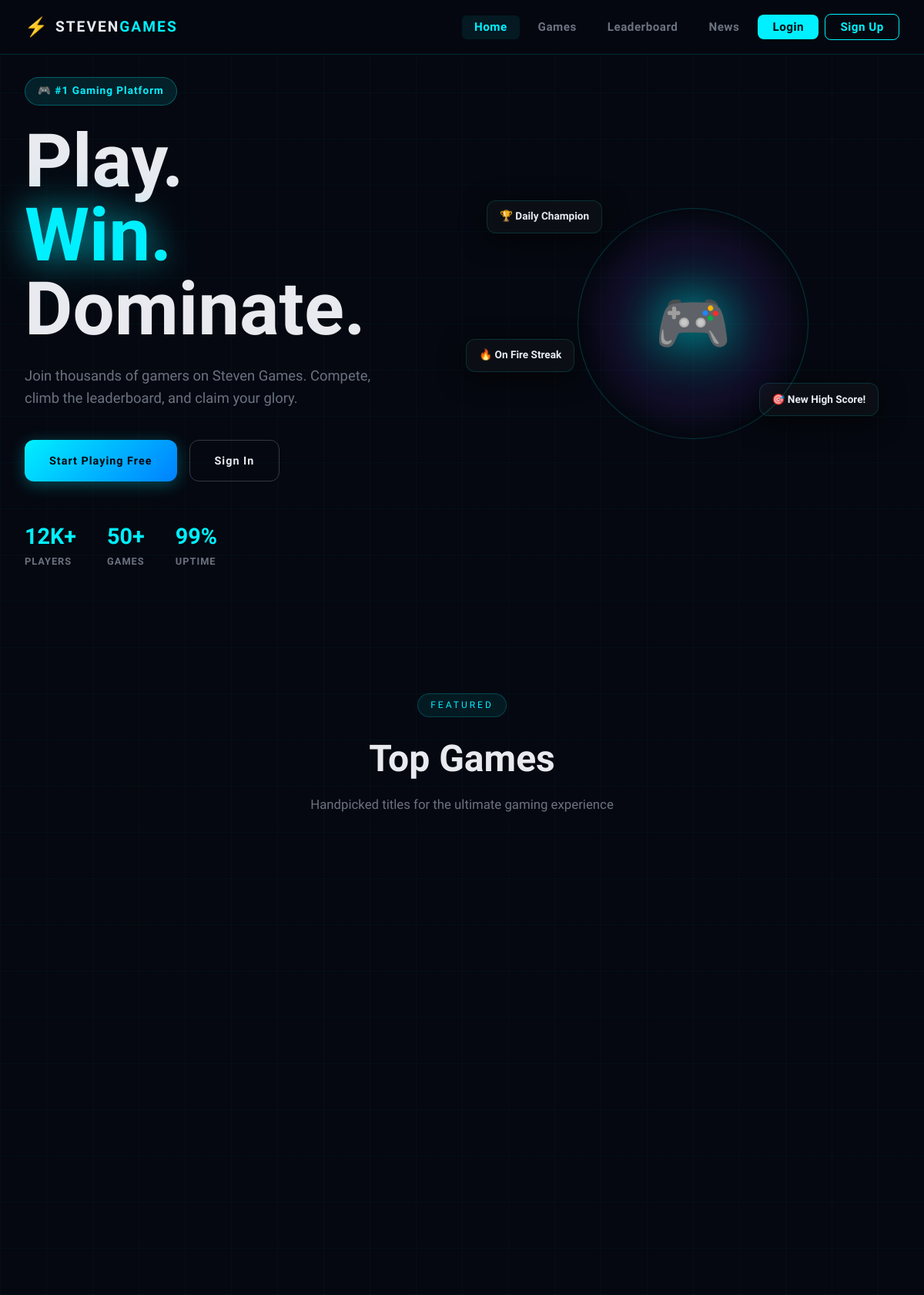
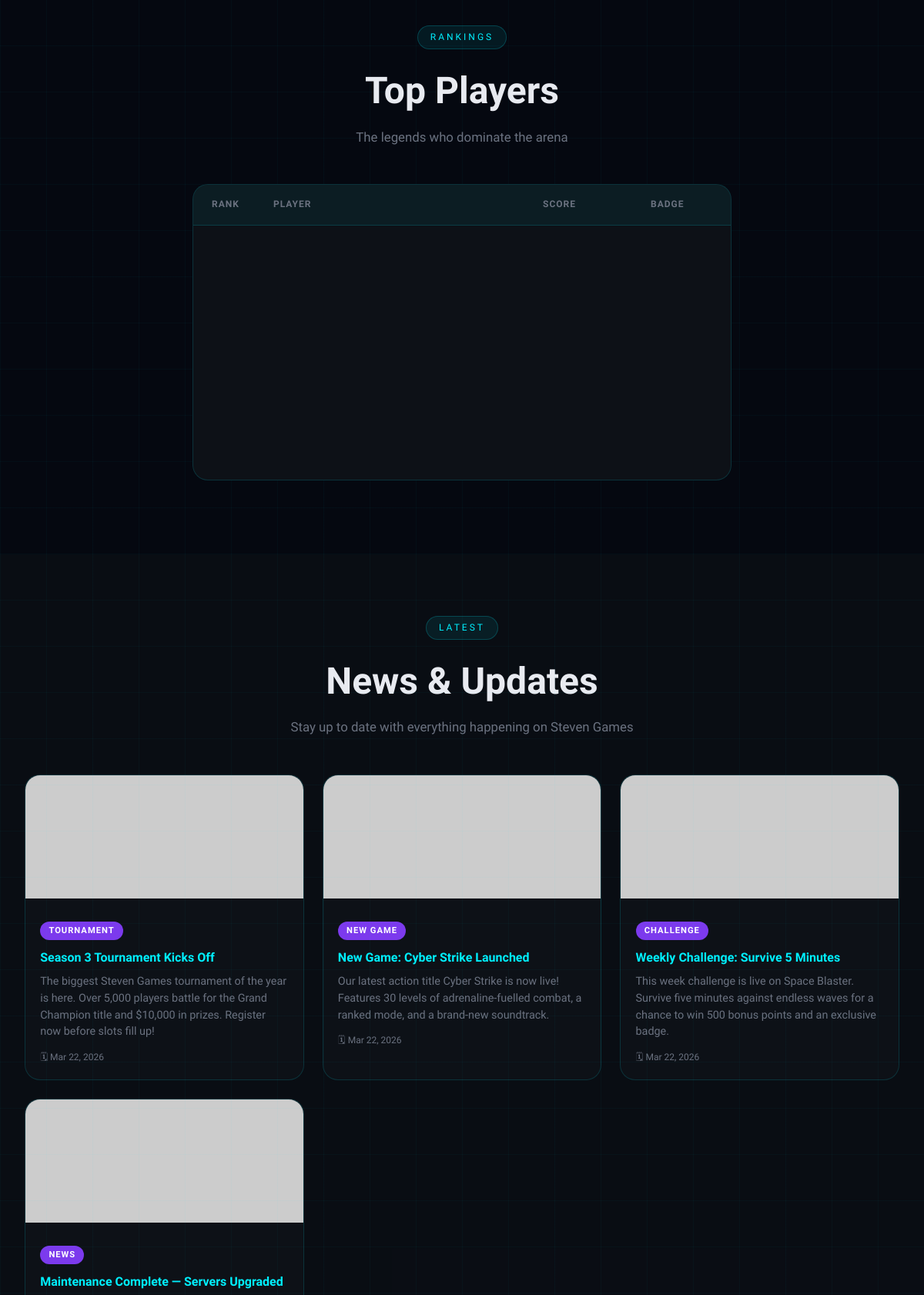
The page / (upper part) on the database its author committed (2 pictures, top to bottom).
### tables this page shows
CREATE TABLE `tbl_content` (
  `id`          int(11)      NOT NULL AUTO_INCREMENT,
  `title`       varchar(150) NOT NULL,
  `description` text         NOT NULL,
  `image_url`   varchar(300) NOT NULL DEFAULT 'https://placehold.co/400x220/0d1117/00f0ff?text=StevenGames',
  `category`    varchar(60)  NOT NULL DEFAULT 'News',
  `status`      enum('published','draft') NOT NULL DEFAULT 'published',
  `created_at`  datetime     NOT NULL DEFAULT current_timestamp(),
  PRIMARY KEY (`id`)
);

### index.php (the view, shortened to what this page needs)
<?php
$logged_in = isset($_SESSION['user_id']);
$db        = getDB();
$content_result = $db->query("SELECT * FROM tbl_content WHERE status = 'published' ORDER BY created_at DESC");
?>
<!DOCTYPE html>
<html lang="en">
<head>
  <link rel="stylesheet" href="css/style.css">
</head>
<body>
<div class="bg-grid"></div>
<div class="particles" id="particles"></div>
<nav class="navbar">
  <div class="nav-inner">
    <a href="index.php" class="logo">
      <span class="logo-icon">⚡</span>
      <span class="logo-text">STEVEN<span class="logo-accent">GAMES</span></span>
    </a>
    <ul class="nav-links">
      <li><a href="index.php" class="active">Home</a></li>
      <li><a href="#games">Games</a></li>
      <li><a href="#leaderboard">Leaderboard</a></li>
      <li><a href="#news">News</a></li>
      <?php if ($logged_in): ?>
        <li><a href="dashboard.php">Dashboard</a></li>
        <li><a href="logout.php" class="btn-nav">Logout</a></li>
      <?php else: ?>
        <li><a href="login.php" class="btn-nav">Login</a></li>
        <li><a href="register.php" class="btn-nav btn-nav-outline">Sign Up</a></li>
      <?php endif; ?>
    </ul>
  </div>
</nav>
<section class="hero">
  <div class="hero-content">
    <div class="hero-badge">🎮 #1 Gaming Platform</div>
    <h1 class="hero-title">Play.<br><span class="glow-text">Win.</span><br>Dominate.</h1>
    <p class="hero-sub">Join thousands of gamers on Steven Games. Compete, climb the leaderboard, and claim your glory.</p>
    <div class="hero-btns">
      <?php if (!$logged_in): ?>
        <a href="register.php" class="btn-primary">Start Playing Free</a>
        <a href="login.php"    class="btn-ghost">Sign In</a>
      <?php else: ?>
        <a href="dashboard.php" class="btn-primary">Go to Dashboard</a>
        <a href="#games"        class="btn-ghost">Browse Games</a>
      <?php endif; ?>
    </div>
    <div class="hero-stats">
      <div class="stat"><span class="stat-num">12K+</span><span class="stat-label">Players</span></div>
      <div class="stat"><span class="stat-num">50+</span> <span class="stat-label">Games</span></div>
      <div class="stat"><span class="stat-num">99%</span> <span class="stat-label">Uptime</span></div>
    </div>
  </div>
  <div class="hero-visual">
    <div class="floating-card card1">🏆 Daily Champion</div>
    <div class="floating-card card2">🎯 New High Score!</div>
    <div class="floating-card card3">🔥 On Fire Streak</div>
    <div class="hero-orb"></div>
  </div>
</section>
<section class="games-section" id="games">
  <div class="section-header">
    <span class="section-tag">FEATURED</span>
    <h2>Top Games</h2>
    <p>Handpicked titles for the ultimate gaming experience</p>
  </div>
  <div class="games-grid">
  </div>
</section>
<section class="leaderboard-section" id="leaderboard">
  <div class="section-header">
    <span class="section-tag">RANKINGS</span>
    <h2>Top Players</h2>
    <p>The legends who dominate the arena</p>
  </div>
  <div class="leaderboard-table">
    <div class="lb-header">
      <span>Rank</span><span>Player</span><span>Score</span><span>Badge</span>
    </div>
  </div>
</section>
<section id="news" style="background:rgba(13,17,23,.6);padding:5rem 0">
  <div class="content-section" style="padding:0 2rem">
    <div class="section-header">
      <span class="section-tag">LATEST</span>
      <h2>News &amp; Updates</h2>
      <p>Stay up to date with everything happening on Steven Games</p>
    </div>
    <?php if ($content_result && $content_result->num_rows > 0): ?>
      <div class="content-grid">
        <?php while ($item = $content_result->fetch_assoc()): ?>
        <div class="content-card">
          <img src="<?= htmlspecialchars($item['image_url']) ?>"
               alt="<?= htmlspecialchars($item['title']) ?>"
               onerror="this.src='https://placehold.co/400x160/0d1117/00f0ff?text=No+Image'">
          <div class="content-card-body">
            <span class="content-cat"><?= htmlspecialchars($item['category']) ?></span>
            <h3><?= htmlspecialchars($item['title']) ?></h3>
            <p><?= htmlspecialchars($item['description']) ?></p>
            <div class="content-date">
              🗓 <?= date('M j, Y', strtotime($item['created_at'])) ?>
            </div>
          </div>
        </div>
        <?php endwhile; ?>
      </div>
    <?php endif; ?>
  </div>
</section>
</body>
</html>

### index.php (style rules this page uses)
.content-section { padding: 5rem 2rem; max-width: 1200px; margin: 0 auto; }
.content-grid { display: grid; grid-template-columns: repeat(auto-fill, minmax(280px, 1fr)); gap: 1.5rem; margin-top: 2rem; }
.content-card { background: var(--bg-card); border: 1px solid var(--border); border-radius: var(--radius-lg); overflow: hidden; transition: transform .3s, box-shadow .3s; }
.content-card img { width: 100%; height: 160px; object-fit: cover; }
.content-card-body { padding: 1.2rem; }
.content-cat { display: inline-block; background: var(--accent3); color: #fff; font-size: .7rem; font-weight: 700; padding: .2rem .7rem; border-radius: 20px; margin-bottom: .6rem; text-transform: uppercase; letter-spacing: 1px; }
.content-card-body h3 { color: var(--accent); font-size: 1rem; margin-bottom: .5rem; }
.content-card-body p { font-size: .9rem; color: var(--text-muted); line-height: 1.5; }
.content-date { font-size: .75rem; color: var(--text-muted); margin-top: .8rem; }

### rows shown on the page
tbl_content: category "TOURNAMENT", title "Season 3 Tournament Kicks Off", description "The biggest Steven Games tournament of the year is here. Over 5,000 players battle for the Grand Champion title and $10,000 in prizes. Register now before slots fill up!", created_at "Mar 22, 2026"
tbl_content: category "NEW GAME", title "New Game: Cyber Strike Launched", description "Our latest action title Cyber Strike is now live! Features 30 levels of adrenaline-fuelled combat, a ranked mode, and a brand-new soundtrack.", created_at "Mar 22, 2026"
tbl_content: category "CHALLENGE", title "Weekly Challenge: Survive 5 Minutes", description "This week challenge is live on Space Blaster. Survive five minutes against endless waves for a chance to win 500 bonus points and an exclusive badge.", created_at "Mar 22, 2026"
tbl_content: category "NEWS", title "Maintenance Complete — Servers Upgraded"
